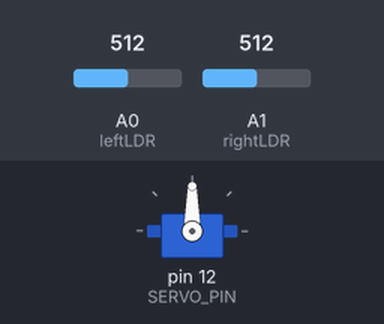
Recording of a sketch running on a simulated Arduino Uno, built with avr-gcc and run on an emulated ATmega328P. Shown: servo. The test bench sets the inputs (shaded band); at power-on: A0 (leftLDR) = 512, A1 (rightLDR) = 512.

Above: at 1.2 s.
1.3 s: A0 (leftLDR) set to 489
At 2.5 s:
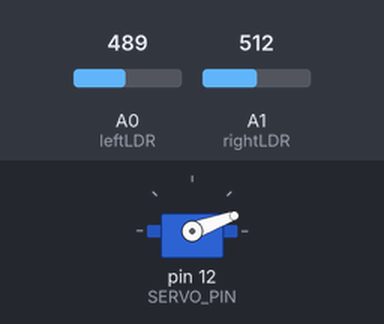
2.8 s: A1 (rightLDR) set to 482
4.3 s: A1 (rightLDR) set to 457
At 5.6 s:
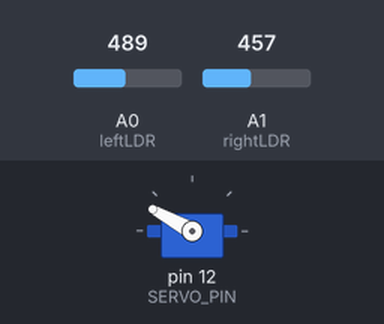
Timing chart, 0 to 7.3 s (numbered marks = the images above; inputs shaded):
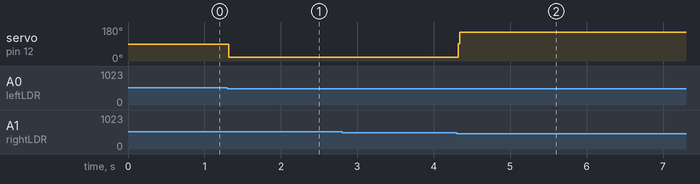

Measured:
- the behaviour switches between 497 and 496 on A0 (leftLDR) (found by bisection; images 0 and 1)
- the behaviour switches between 474 and 473 on A1 (rightLDR) (found by bisection; images 1 and 2)
- after the input at 1.3 s, servo on pin 12 (SERVO_PIN): 90° → 20° at once
- after the input at 2.8 s, every drawn part: stays the same
- after the input at 4.3 s, servo on pin 12 (SERVO_PIN): 20° → 151° at once

The sketch:

LightTracker.ino
```cpp
#include <Servo.h>

#define SERVO_PIN 12

Servo trackerServo ;
uint8_t leftLDR = 0;
uint8_t rightLDR = 1;
int LEFT = 0;
int RIGHT = 0;
int ERROR = 0;
int calibration = 600;
uint8_t trackerServoposition = 90;


void setup(){
  pinMode(SERVO_PIN,OUTPUT);
  Serial.begin(9600);
  trackerServo.attach(SERVO_PIN);
}

void loop(){

trackerFunction();

}

void trackerFunction(){
  LEFT = analogRead(leftLDR);
  RIGHT = analogRead(rightLDR);
  if (LEFT < 350 && RIGHT < 350)
  {
    while (trackerServoposition <= 150)
    {
      trackerServoposition++;
      trackerServo.write(trackerServoposition);
      delay(100);
    }
  }
  ERROR = LEFT - RIGHT;

  if (ERROR > 15)
  {
    if (trackerServoposition <= 150)
    {
      trackerServoposition++;
      trackerServo.write(trackerServoposition);
    }
  }
  else if (ERROR < -15)
  {
    if (trackerServoposition > 20)
    {
      trackerServoposition--;
      trackerServo.write(trackerServoposition);
    }
  }
}
```
